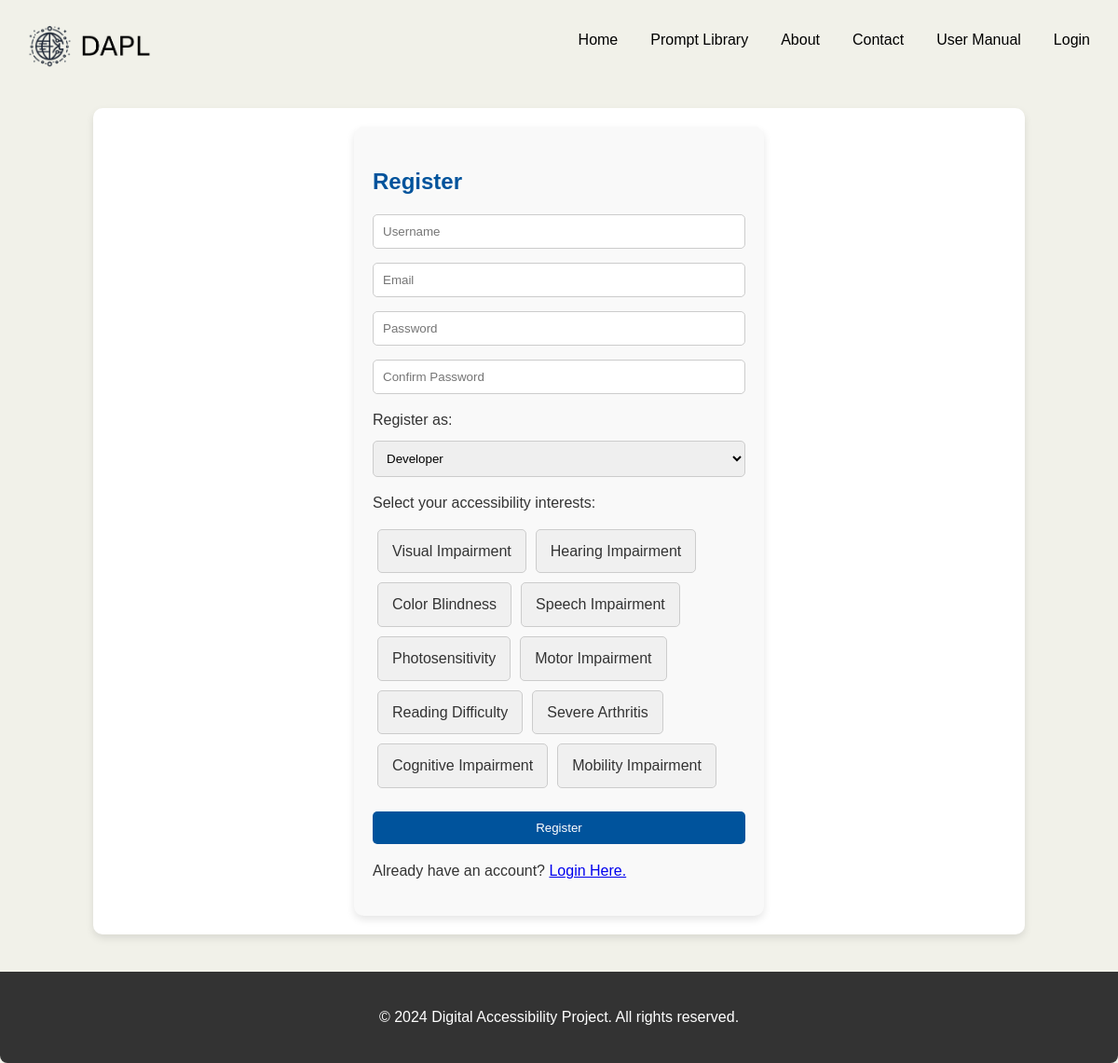
/register.php, run on the app's committed database.
### tables this page shows
CREATE TABLE `accessibility_issues` (
  `issue_id` int(11) NOT NULL,
  `issue_name` varchar(100) NOT NULL,
  `description` text DEFAULT NULL
);

### register.php (the view, shortened to what this page needs)
<?php
include('config.php');
?>
<!DOCTYPE html>
<html lang="en">
<head>
    <link rel="stylesheet" href="styles.css">
</head>
<body>
<?php include('header.php'); ?>
<div class="container">
    <div class="register-form">
        <h2>Register</h2>
        <form method="POST" action="register.php" onsubmit="return validateForm();">
            <input type="text" name="username" placeholder="Username" required>
            <input type="email" name="email" placeholder="Email" required>
            <input type="password" name="password" id="password" placeholder="Password" required>
            <input type="password" name="confirm_password" id="confirm_password" placeholder="Confirm Password" required>
            <label for="role">Register as:</label>
            <select name="role" id="role" required>
                <option value="developer">Developer</option>
            </select>
            <label for="accessibility_issues">Select your accessibility interests:</label>
            <div>
                <?php
                $result = $conn->query("SELECT issue_id, issue_name FROM accessibility_issues");
                while ($row = $result->fetch_assoc()) {
                    echo "<div class='accessibility-button' onclick='toggleSelection(this, " . $row['issue_id'] . ")'>" . htmlspecialchars($row['issue_name']) . "</div>";
                }
                ?>
            </div>
            <input type="submit" value="Register" class="button">
        </form>
        <p>Already have an account? <a href="login.php">Login Here.</a></p>
    </div>
</div>
<footer>
    <p>&copy; 2024 Digital Accessibility Project. All rights reserved.</p>
</footer>
</body>
</html>

### styles.css (style rules this page uses)
body { font-family: Arial, sans-serif; background-color: #F1F1E9; color: #333; margin: 0; padding: 0; line-height: 1.6; }
.container { width: 80%; margin: auto; padding: 20px; background-color: white; border-radius: 8px; box-shadow: 0 0 10px rgba(0, 0, 0, 0.1); }
h2, h3, h4 { color: #00539CFF; margin-bottom: 15px; }
footer { background-color: #333; color: white; text-align: center; padding: 20px 0; margin-top: 40px; border-radius: 0 0 8px 8px; }
.container { max-width: 6000px; margin: 0 auto; padding: 20px; background-color: #ffffff; border-radius: 10px; box-shadow: 0 4px 8px rgba(0, 0, 0, 0.1); }
form { display: flex; flex-direction: column; }
label, textarea { margin-bottom: 10px; }
h2 { font-size: 24px; color: #00539CFF; font-family: Arial, sans-serif; margin-bottom: 15px; }

### register.php (style rules this page uses)
.register-form { max-width: 400px; margin: 0 auto; padding: 20px; background-color: #f9f9f9; border-radius: 10px; box-shadow: 0 4px 8px rgba(0, 0, 0, 0.1); }
.register-form input[type="text"], .register-form input[type="email"], .register-form input[type="password"], .register-form select { width: 100%; margin-bottom: 15px; padding: 10px; border: 1px solid #ccc; border-radius: 5px; box-sizing: border-box; }
.register-form input[type="submit"] { display: block; width: 100%; padding: 10px; background-color: #00539CFF; color: white; border: none; border-radius: 5px; cursor: pointer; margin-top: 20px; }
.accessibility-button { display: inline-block; padding: 10px 15px; margin: 5px; background-color: #f0f0f0; color: #333; border: 1px solid #ccc; border-radius: 5px; cursor: pointer; user-select: none; }

### data on the page
accessibility_issues: issue_name "Visual Impairment"
accessibility_issues: issue_name "Hearing Impairment"
accessibility_issues: issue_name "Color Blindness"
accessibility_issues: issue_name "Speech Impairment"
accessibility_issues: issue_name "Photosensitivity"
accessibility_issues: issue_name "Motor Impairment"
accessibility_issues: issue_name "Reading Difficulty"
accessibility_issues: issue_name "Severe Arthritis"
accessibility_issues: issue_name "Cognitive Impairment"
accessibility_issues: issue_name "Mobility Impairment"
